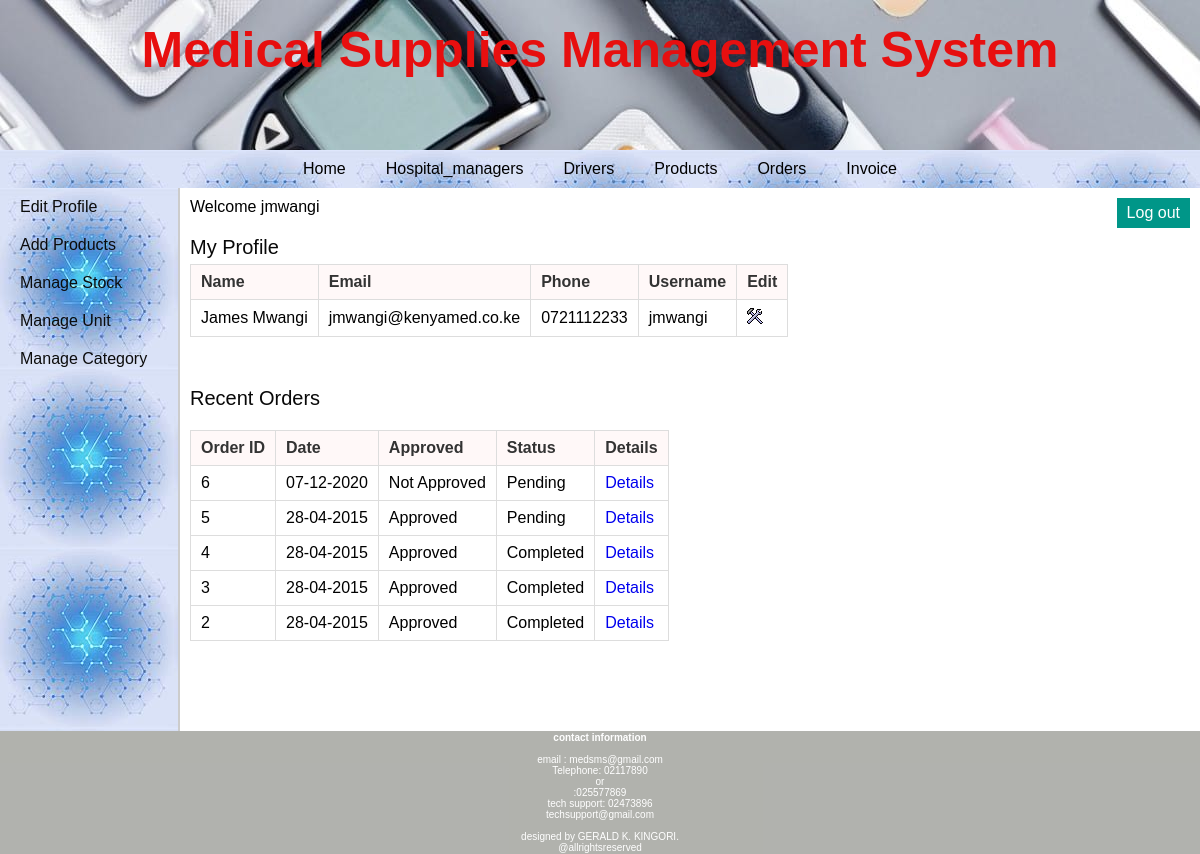
The page /manufacturer/index.php (signed in) on the database its author committed.
### tables this page shows
CREATE TABLE `manufacturer` (
  `man_id` int(11) NOT NULL,
  `man_name` varchar(25) NOT NULL,
  `man_email` varchar(50) DEFAULT NULL,
  `man_phone` varchar(10) NOT NULL,
  `username` varchar(20) NOT NULL,
  `password` varchar(20) NOT NULL
);

CREATE TABLE `orders` (
  `order_id` int(11) NOT NULL,
  `date` date NOT NULL,
  `retailer_id` int(11) NOT NULL,
  `approved` tinyint(1) NOT NULL,
  `status` tinyint(1) NOT NULL,
  `total_amount` decimal(10,3) NOT NULL
);

### manufacturer/index.php (the view, shortened to what this page needs)
<?php
	include("../includes/config.php");
	if(isset($_SESSION['manufacturer_login'])) {
		if($_SESSION['manufacturer_login'] == true) {
			$id = $_SESSION['manufacturer_id'];
			$query_selectManufacturer = "SELECT * FROM manufacturer WHERE man_id='$id'";
			$result_selectManufacturer = mysqli_query($con,$query_selectManufacturer);
			$row_selectManufacturer = mysqli_fetch_array($result_selectManufacturer);
			$query_selectOrder = "SELECT * FROM orders ORDER BY order_id DESC LIMIT 5";
			$result_selectOrder = mysqli_query($con,$query_selectOrder);
		}
		else {
			header('Location:../index.php');
		}
	}
	else {
		header('Location:../index.php');
	}
?>
<!DOCTYPE html>
<html>
<head>
	<link rel="stylesheet" href="../includes/main_style.css" >
</head>
<body>
	<?php
		include("../includes/header.inc.php");
		include("../includes/nav_manufacturer.inc.php");
		include("../includes/aside_manufacturer.inc.php");
	?>
	<section>
		Welcome <?php echo $_SESSION['sessUsername']; ?>
		<article>
			<h2>My Profile</h2>
			<table class="table_displayData">
			<tr>
				<th>Name</th>
				<th>Email</th>
				<th>Phone</th>
				<th>Username</th>
				<th> Edit </th>
			</tr>
			<tr>
				<td> <?php echo $row_selectManufacturer['man_name']; ?> </td>
				<td> <?php echo $row_selectManufacturer['man_email']; ?> </td>
				<td> <?php echo $row_selectManufacturer['man_phone']; ?> </td>
				<td> <?php echo $row_selectManufacturer['username']; ?> </td>
				<td> <a href="edit_profile.php"><img src="../images/edit.png" alt="edit" /></a> </td>
			</tr>
		</table>
		</article>
		<article>
			<h2>Recent Orders</h2>
			<table class="table_displayData" style="margin-top:20px;">
			<tr>
				<th> Order ID </th>
				<th> Date </th>
				<th> Approved </th>
				<th> Status </th>
				<th> Details </th>
			</tr>
			<?php $i=1; while($row_selectOrder = mysqli_fetch_array($result_selectOrder)) { ?>
			<tr>
				<td> <?php echo $row_selectOrder['order_id']; ?> </td>
				<td> <?php echo date("d-m-Y",strtotime($row_selectOrder['date'])); ?> </td>
				<td>
					<?php
						if($row_selectOrder['approved'] == 0) {
							echo "Not Approved";
						}
						else {
							echo "Approved";
						}
					?>
				</td>
				<td>
					<?php
						if($row_selectOrder['status'] == 0) {
							echo "Pending";
						}
						else {
							echo "Completed";
						}
					?>
				</td>
				<td> <a href="view_order_items.php?id=<?php echo $row_selectOrder['order_id']; ?>">Details</a> </td>
			</tr>
			<?php $i++; } ?>
		</table>
		</article>
	</section>
	<?php
		include("../includes/footer.inc.php");
	?>
</body>
</html>

### includes/main_style.css (style rules this page uses)
* { font-family: arial,sans-serif; margin:0px; padding:0px; }
body { width:auto; margin:auto; border:none; }
a { text-decoration:none; }
section { width:1000px; padding:10px; padding-bottom:40px; }
article { margin-top:20px; margin-bottom:50px; }
article h2 { margin-bottom:5px; font-weight:normal; color:#080808; font-size: 20px; }
table { border-collapse: collapse; }
.table_displayData td, .table_displayData th { border:1px solid #ddd; padding: 8px 10px; text-align: left; }
.table_displayData th { background-color:rgba(255, 248, 248, 0.897); color:#333; }

### rows shown on the page
manufacturer: man_name "James Mwangi", man_email "jmwangi@kenyamed.co.ke", man_phone "0721112233", username "jmwangi"
orders: order_id "6", date "07-12-2020", approved "Not Approved", status "Pending"
orders: order_id "5", date "28-04-2015", approved "Approved", status "Pending"
orders: order_id "4", date "28-04-2015", approved "Approved", status "Completed"
orders: order_id "3", date "28-04-2015", approved "Approved", status "Completed"
orders: order_id "2", date "28-04-2015", approved "Approved", status "Completed"

### other values the page prints
$_SESSION['sessUsername'] "jmwangi"
